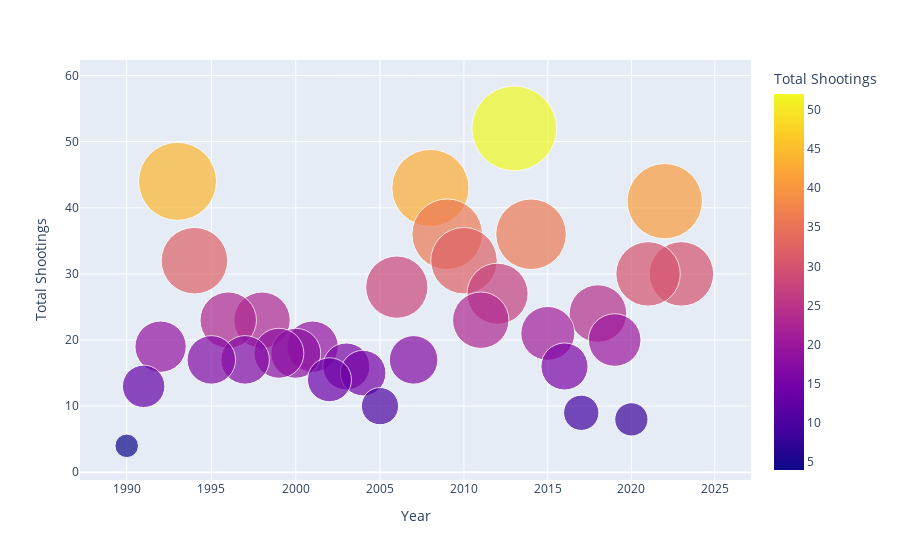

The notebook cell this image was saved under:
### Code cell
# Are there more cases of school shootings now? 

# Create a new colum that contains the year value from the Date column
df['year'] = pd.DatetimeIndex(df['Date']).year

# Assign the value_counts() results to a new data frame
annual_shootings=df.year.value_counts().reset_index()
annual_shootings.columns=['Year','Total Shootings']

# Visualize this 
fig = px.scatter(annual_shootings, x="Year", y="Total Shootings", size="Total Shootings", color="Total Shootings",
           hover_name="Total Shootings", log_x=True, size_max=60)
fig.show()

### Figure 1 — Plotly figure (JSON) as saved in the notebook; plotly's stock layout.template omitted (floating-point values rounded to 4 significant figures)
{"data": [{"hovertemplate": "<b>%{hovertext}</b><br><br>Year=%{x}<br>Total Shootings=%{marker.color}<extra></extra>", "hovertext": [52, 44, 43, 41, 36, 36, 32, 32, 30, 30, 28, 27, 24, 23, 23, 23, 21, 20, 19, 19, 18, 18, 17, 17, 17, 16, 16, 15, 14, 13, 10, 9, 8, 4], "legendgroup": "", "marker": {"color": [52, 44, 43, 41, 36, 36, 32, 32, 30, 30, 28, 27, 24, 23, 23, 23, 21, 20, 19, 19, 18, 18, 17, 17, 17, 16, 16, 15, 14, 13, 10, 9, 8, 4], "coloraxis": "coloraxis", "size": [52, 44, 43, 41, 36, 36, 32, 32, 30, 30, 28, 27, 24, 23, 23, 23, 21, 20, 19, 19, 18, 18, 17, 17, 17, 16, 16, 15, 14, 13, 10, 9, 8, 4], "sizemode": "area", "sizeref": 0.01444, "symbol": "circle"}, "mode": "markers", "name": "", "orientation": "v", "showlegend": false, "type": "scatter", "x": [2013, 1993, 2008, 2022, 2009, 2014, 2010, 1994, 2023, 2021, 2006, 2012, 2018, 2011, 1998, 1996, 2015, 2019, 1992, 2001, 2000, 1999, 2007, 1997, 1995, 2016, 2003, 2004, 2002, 1991, 2005, 2017, 2020, 1990], "xaxis": "x", "y": [52, 44, 43, 41, 36, 36, 32, 32, 30, 30, 28, 27, 24, 23, 23, 23, 21, 20, 19, 19, 18, 18, 17, 17, 17, 16, 16, 15, 14, 13, 10, 9, 8, 4], "yaxis": "y"}], "layout": {"coloraxis": {"colorbar": {"title": {"text": "Total Shootings"}}, "colorscale": [[0, "#0d0887"], [0.1111, "#46039f"], [0.2222, "#7201a8"], [0.3333, "#9c179e"], [0.4444, "#bd3786"], [0.5556, "#d8576b"], [0.6667, "#ed7953"], [0.7778, "#fb9f3a"], [0.8889, "#fdca26"], [1, "#f0f921"]]}, "legend": {"itemsizing": "constant", "tracegroupgap": 0}, "margin": {"t": 60}, "xaxis": {"anchor": "y", "domain": [0, 1], "title": {"text": "Year"}, "type": "log"}, "yaxis": {"anchor": "x", "domain": [0, 1], "title": {"text": "Total Shootings"}}}}
